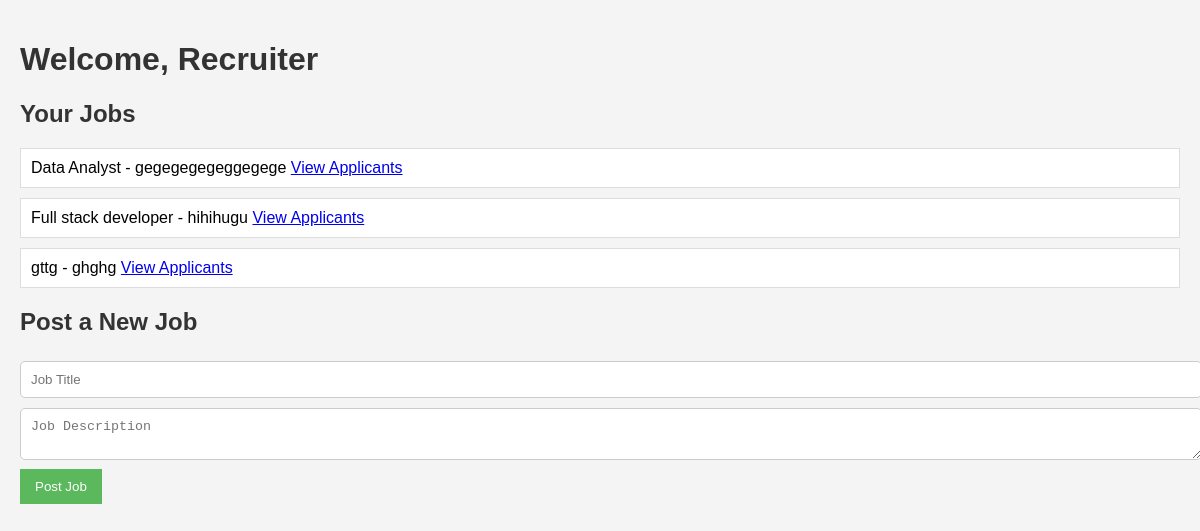
Before: /recruiter/dashboard/ (signed in) with the older database file.
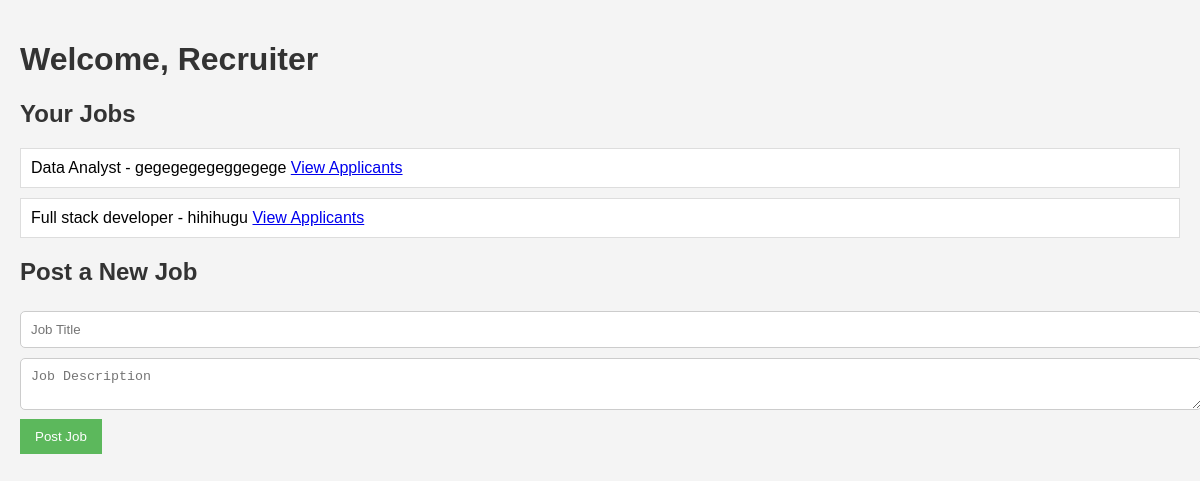
After: the same page with the newer database file.
### portal/models.py (models this page shows)
class Job(models.Model):
    title = models.CharField(max_length=100)
    description = models.TextField()
    recruiter = models.ForeignKey(Recruiter, on_delete=models.CASCADE)
    posted_date = models.DateTimeField(auto_now_add=True)
    salary = models.DecimalField(max_digits=10, decimal_places=2, null=True, blank=True)
    job_type = models.CharField(max_length=50, default='Full-time')
    company = models.CharField(max_length=100, default='Unknown Company')

### portal/views.py (the view)
# urls.py: path('recruiter/dashboard/', recruiter_dashboard, name='recruiter_dashboard'),
@login_required
def recruiter_dashboard(request):
    try:
        recruiter = Recruiter.objects.get(user=request.user)  # Get the recruiter profile
    except Recruiter.DoesNotExist:
        return redirect('recruiter_error')
    jobs = Job.objects.filter(recruiter=recruiter)  # Fetch jobs posted by the recruiter
    return render(request, 'recruiter_dashboard.html', {'jobs': jobs})

### portal/templates/recruiter_dashboard.html (shortened to what this page needs)
<!DOCTYPE html>
<html lang="en">
<head>
    {% load static %}
    <link rel="stylesheet" href="{% static 'css/style.css' %}">
</head>
<body>
    <h1>Welcome, Recruiter</h1>
    <h2>Your Jobs</h2>
    <ul>
        {% for job in jobs %}
            <li>{{ job.title }} - {{ job.description }}
                <a href="{% url 'export_applications' job.id %}">View Applicants</a>
            </li>
        {% endfor %}
    </ul>
    <h2>Post a New Job</h2>
    <form method="POST" action="{% url 'post_job_view' %}">
        <input type="text" name="title" placeholder="Job Title" required>
        <textarea name="description" placeholder="Job Description" required></textarea>
        <button type="submit">Post Job</button>
    </form>
</body>
</html>

Changed rows visible on the page:
removed Job: title "gttg", description "ghghg"
